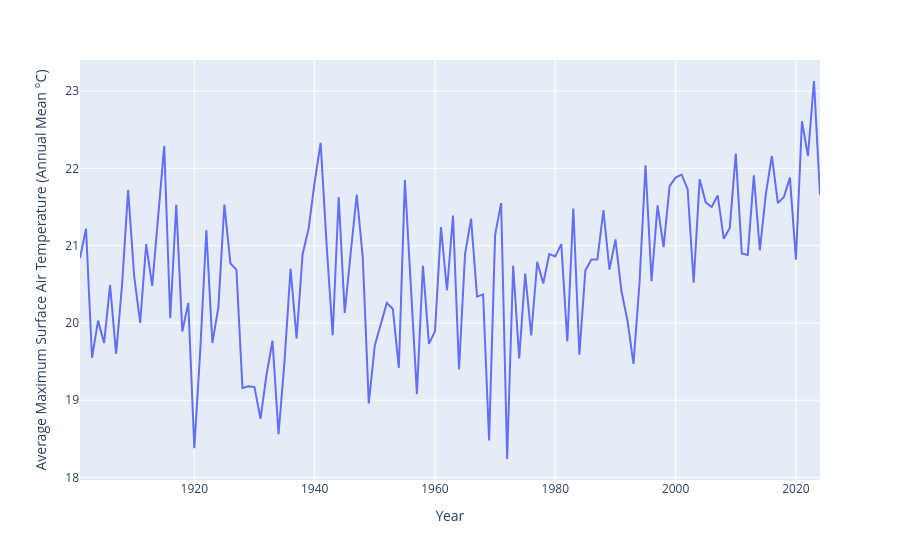
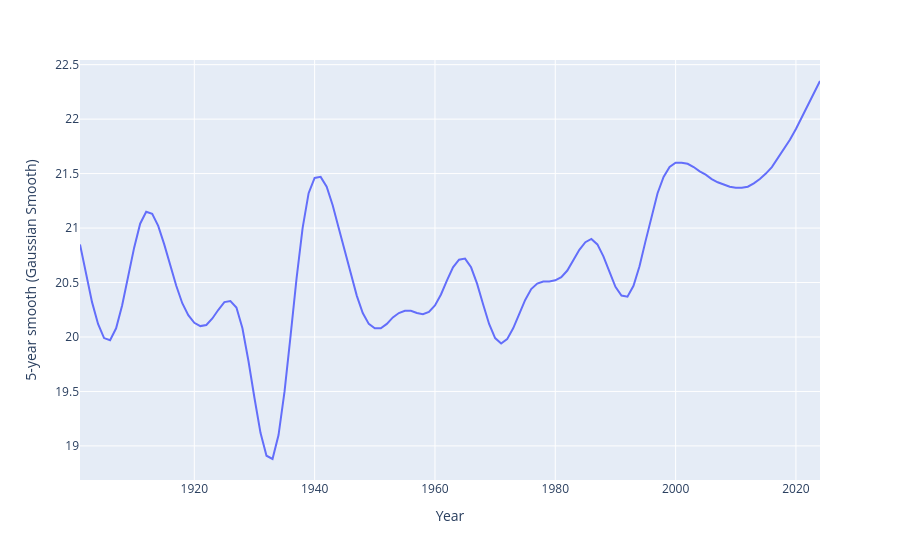
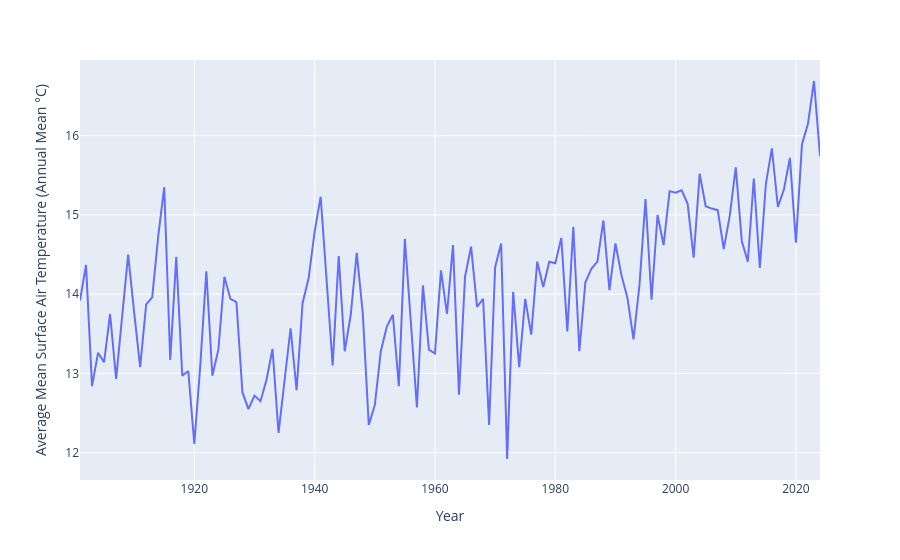
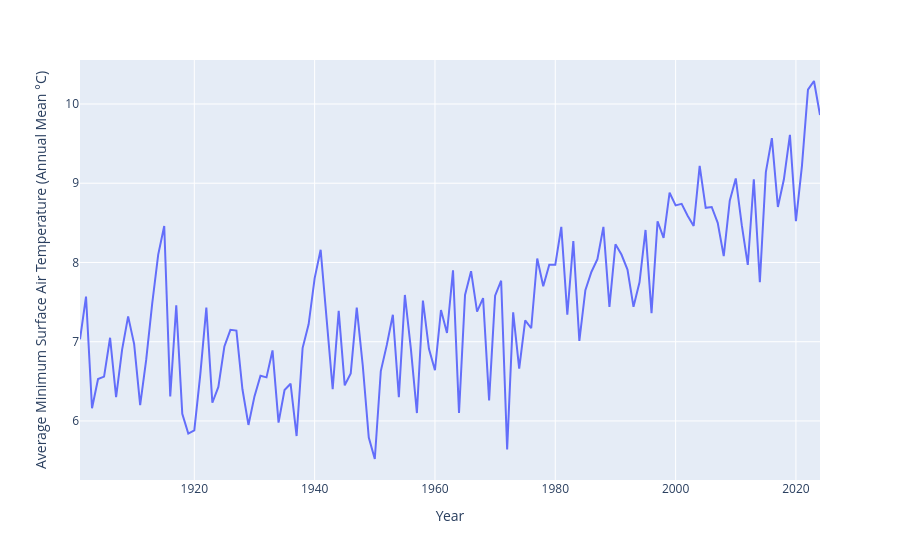

These figures' notebook cell, in order:
### Code cell
import plotly.express as px
parametr = [
    'Average Maximum Surface Air Temperature (Annual Mean °C)',
    '5-year smooth (Gaussian Smooth)',
    'Average Mean Surface Air Temperature (Annual Mean °C)',
    'Average Minimum Surface Air Temperature (Annual Mean °C)',
    'Precipitation (Annual Mean mm)'
]
for d in parametr:
    fig = px.line(data1, x='Year', y=d)
    fig.show()
